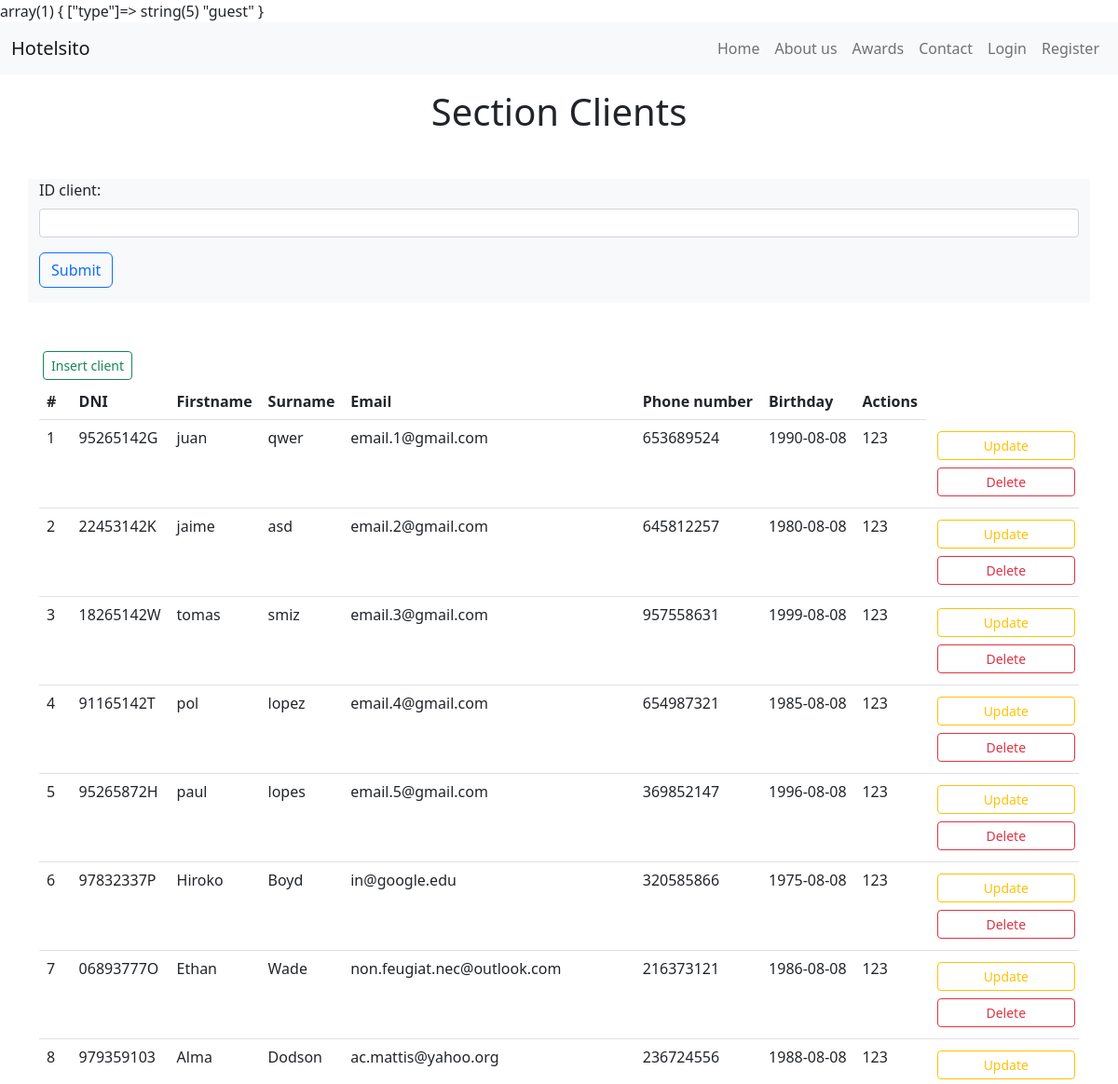
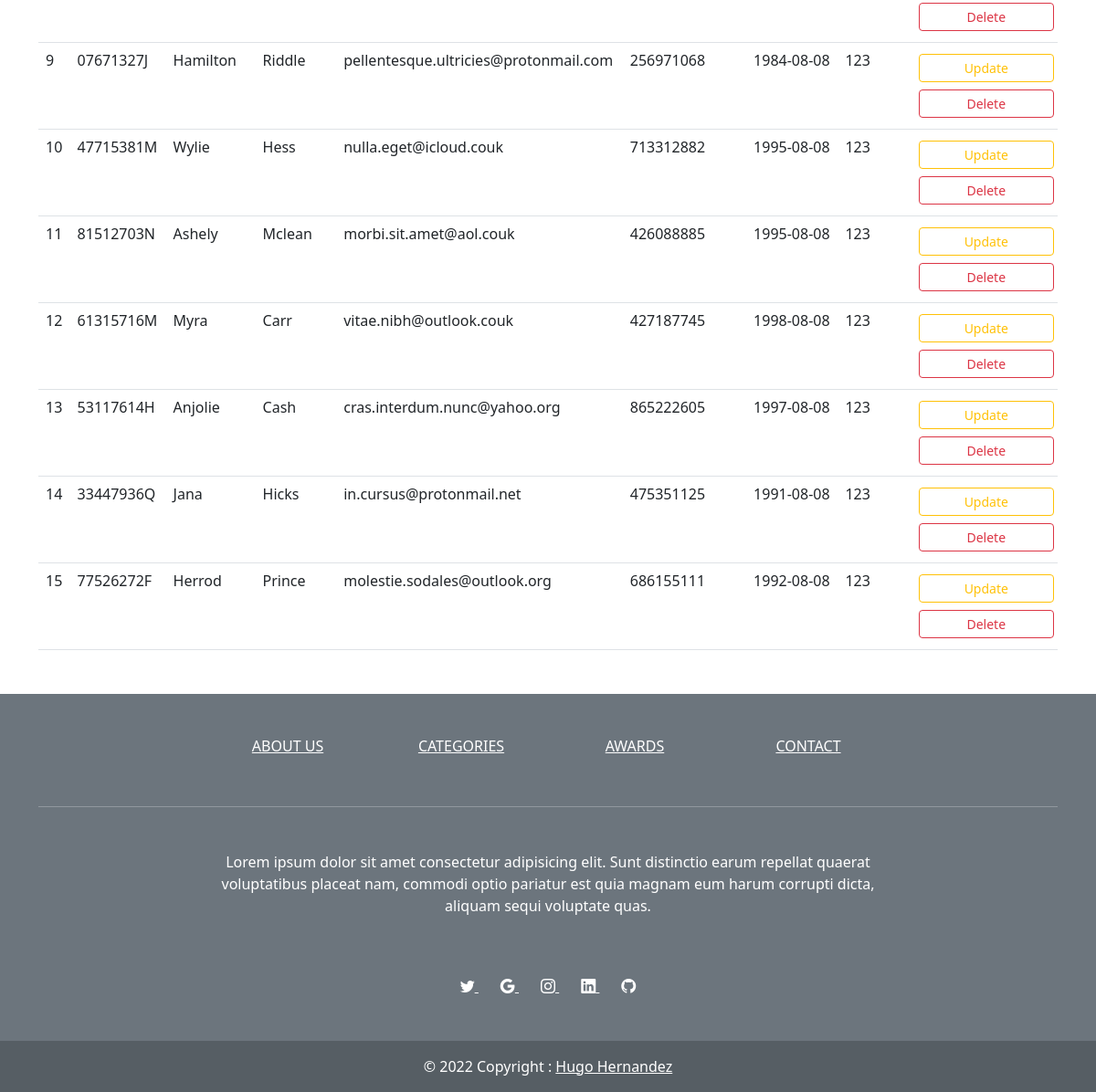
/clients.php, run on the app's committed database (2 pictures, top to bottom).
### tables this page shows
CREATE TABLE IF NOT EXISTS `039_clients` (
  `ID_client` int(11) NOT NULL AUTO_INCREMENT,
  `dni` varchar(9) NOT NULL,
  `firstname` varchar(60) NOT NULL,
  `surname` varchar(60) NOT NULL,
  `email` varchar(60) NOT NULL,
  `phone_number` int(11) NOT NULL,
  `birthday` date NOT NULL,
  `pwd` varchar(60) NOT NULL,
  PRIMARY KEY (`ID_client`)
);

### clients.php (the view, shortened to what this page needs)
<?php
require($_SERVER['DOCUMENT_ROOT'] . '/student039/dwes/templates/header.php');
include($_SERVER['DOCUMENT_ROOT'] . '/student039/dwes/db/connect_db.php');
$sql = "SELECT * FROM 039_clients";
$result = mysqli_query($conn, $sql);
$clients = mysqli_fetch_all($result, MYSQLI_ASSOC);
?>
<h1 class="text-center mt-3">Section Clients</h1>
<?php
include($_SERVER['DOCUMENT_ROOT'] . '/student039/dwes/forms/form_clients_select.php');
?>
<div class="container my-5">
    <a class="m-1 btn btn-outline-success btn-sm" href="forms/form_clients_insert.php">Insert client</a>
    <?php if ($clients) : ?>
        <table class="table table-hover">
            <thead>
                <tr>
                    <th scope="col">#</th>
                    <th scope="col">DNI</th>
                    <th scope="col">Firstname</th>
                    <th scope="col">Surname</th>
                    <th scope="col">Email</th>
                    <th scope="col">Phone number</th>
                    <th scope="col">Birthday</th>
                    <th scope="col">Actions</th>
                </tr>
            </thead>
            <tbody>
                <?php foreach ($clients as $client) : ?>
                    <tr>
                        <?php
                        $id = $client['ID_client'];
                        foreach ($client as $client_data) : ?>
                            <td>
                                <?php echo $client_data; ?>
                            </td>
                        <?php endforeach; ?>
                        <td>
                            <a class="w-100 m-1 btn btn-outline-warning btn-sm" href="/student039/dwes/forms/form_clients_update.php?result=<?php echo $id ?>">Update</a>
                            <a class="w-100 m-1 btn btn-outline-danger btn-sm" href="/student039/dwes/forms/form_clients_delete.php?result=<?php echo $id ?>">Delete</a>
                        </td>
                    </tr>
                <?php endforeach; ?>
            </tbody>
        </table>
    <?php endif; ?>
</div>
<?php
require($_SERVER['DOCUMENT_ROOT'] . '/student039/dwes/templates/footer.php');
?>

### templates/header.php (shortened to what this page needs)
<?php
$type_default = 'guest';
var_dump($_SESSION);
?>
<!DOCTYPE html>
<html lang="en">
<head>
  <link rel="stylesheet" href="https://cdn.jsdelivr.net/npm/bootstrap@5.2.2/dist/css/bootstrap.min.css" />
  <link rel="stylesheet" href="https://cdn.jsdelivr.net/npm/bootstrap-icons@1.10.2/font/bootstrap-icons.css">
</head>
<body>
  <header>
    <nav class="navbar navbar-expand-lg bg-light">
      <div class="container-fluid">
        <a class="navbar-brand" href="/student039/dwes/index.php">Hotelsito</a>
        <?php
        switch ($_SESSION['type']) {
          case $type_default:
            include($_SERVER['DOCUMENT_ROOT'] . '/student039/dwes/templates/nav_guest.php');
            break;
        }
        ?>
      </div>
    </nav>
  </header>

### templates/nav_guest.php
<div class="collapse navbar-collapse" id="navbarSupportedContent">
    <ul class="navbar-nav ms-auto mb-2 mb-lg-0">
        <li class="nav-item">
            <a class="nav-link" href="/student039/dwes/index.php">Home</a>
        </li>
        <li class="nav-item">
            <a class="nav-link" href="/student039/dwes/#">About us</a>
        </li>
        <li class="nav-item">
            <a class="nav-link" href="/student039/dwes/#">Awards</a>
        </li>
        <li class="nav-item">
            <a class="nav-link" href="/student039/dwes/#">Contact</a>
        </li>
        <li class="nav-item">
            <a class="nav-link" href="/student039/dwes/forms/form_login.php">Login</a>
        </li>
        <li class="nav-item">
            <a class="nav-link" href="/student039/dwes/forms/form_register.php">Register</a>
        </li>
</div>

### forms/form_clients_select.php (shortened to what this page needs)
<div class="container bg-light my-5">
    <form action="" method="POST">
        <div class="mb-3">
            <label class="form-label" for="ID_client">ID client:</label>
            <input class="form-control form-control-sm" type="number" name="ID_client">
            <input class="btn btn-outline-primary my-3" type="submit" name="submit" value="Submit">
        </div>
    </form>
</div>

### templates/footer.php (shortened to what this page needs)
<footer class="text-center text-white bg-secondary">
    <div class="container">
        <section class="mt-5">
            <div class="row text-center d-flex justify-content-center pt-5">
                <div class="col-md-2">
                    <h6 class="text-uppercase font-weight-bold">
                        <a href="#!" class="text-white">About us</a>
                    </h6>
                </div>
                <div class="col-md-2">
                    <h6 class="text-uppercase font-weight-bold">
                        <a href="#!" class="text-white">Categories</a>
                    </h6>
                </div>
                <div class="col-md-2">
                    <h6 class="text-uppercase font-weight-bold">
                        <a href="#!" class="text-white">Awards</a>
                    </h6>
                </div>
                <div class="col-md-2">
                    <h6 class="text-uppercase font-weight-bold">
                        <a href="#!" class="text-white">Contact</a>
                    </h6>
                </div>
            </div>
        </section>
        <hr class="my-5" />
        <section class="mb-5">
            <div class="row d-flex justify-content-center">
                <div class="col-lg-8">
                    <p>
                        Lorem ipsum dolor sit amet consectetur adipisicing elit. Sunt
                        distinctio earum repellat quaerat voluptatibus placeat nam,
                        commodi optio pariatur est quia magnam eum harum corrupti
                        dicta, aliquam sequi voluptate quas.
                    </p>
                </div>
            </div>
        </section>
        <section class="text-center mb-5">
            <a href="" class="text-white me-4">
                <i class="bi bi-twitter"></i>
            </a>
            <a href="" class="text-white me-4">
                <i class="bi bi-google"></i>
            </a>
            <a href="" class="text-white me-4">
                <i class="bi bi-instagram"></i>
            </a>
            <a href="" class="text-white me-4">
                <i class="bi bi-linkedin"></i>
            </a>
            <a href="https://github.com/HernandezHugo/GS-DAW/tree/master/student039/DWES" class="text-white me-4">
                <i class="bi bi-github"></i>
            </a>
        </section>
    </div>
    <div class="text-center p-3" style="background-color: rgba(0, 0, 0, 0.2)">
        © 2022 Copyright :
        <a class="text-white" href="https://github.com/HernandezHugo/GS-DAW/tree/master/student039/DWES">Hugo Hernandez</a>
    </div>
</footer>
</body>
</html>

### data on the page
039_clients: ID_client "1", dni "95265142G", firstname "juan", surname "qwer", email "email.1@gmail.com", phone_number "653689524", birthday "1990-08-08", pwd "123"
039_clients: ID_client "2", dni "22453142K", firstname "jaime", surname "asd", email "email.2@gmail.com", phone_number "645812257", birthday "1980-08-08", pwd "123"
039_clients: ID_client "3", dni "18265142W", firstname "tomas", surname "smiz", email "email.3@gmail.com", phone_number "957558631", birthday "1999-08-08", pwd "123"
039_clients: ID_client "4", dni "91165142T", firstname "pol", surname "lopez", email "email.4@gmail.com", phone_number "654987321", birthday "1985-08-08", pwd "123"
039_clients: ID_client "5", dni "95265872H", firstname "paul", surname "lopes", email "email.5@gmail.com", phone_number "369852147", birthday "1996-08-08", pwd "123"
039_clients: ID_client "6", dni "97832337P", firstname "Hiroko", surname "Boyd", email "in@google.edu", phone_number "320585866", birthday "1975-08-08", pwd "123"
039_clients: ID_client "7", dni "06893777O", firstname "Ethan", surname "Wade", email "non.feugiat.nec@outlook.com", phone_number "216373121", birthday "1986-08-08", pwd "123"
039_clients: ID_client "8", dni "979359103", firstname "Alma", surname "Dodson", email "ac.mattis@yahoo.org", phone_number "236724556", birthday "1988-08-08", pwd "123"
039_clients: ID_client "9", dni "07671327J", firstname "Hamilton", surname "Riddle", email "pellentesque.ultricies@protonmail.com", phone_number "256971068", birthday "1984-08-08", pwd "123"
039_clients: ID_client "10", dni "47715381M", firstname "Wylie", surname "Hess", email "nulla.eget@icloud.couk", phone_number "713312882", birthday "1995-08-08", pwd "123"
039_clients: ID_client "11", dni "81512703N", firstname "Ashely", surname "Mclean", email "morbi.sit.amet@aol.couk", phone_number "426088885", birthday "1995-08-08", pwd "123"
039_clients: ID_client "12", dni "61315716M", firstname "Myra", surname "Carr", email "vitae.nibh@outlook.couk", phone_number "427187745", birthday "1998-08-08", pwd "123"
039_clients: ID_client "13", dni "53117614H", firstname "Anjolie", surname "Cash", email "cras.interdum.nunc@yahoo.org", phone_number "865222605", birthday "1997-08-08", pwd "123"
039_clients: ID_client "14", dni "33447936Q", firstname "Jana", surname "Hicks", email "in.cursus@protonmail.net", phone_number "475351125", birthday "1991-08-08", pwd "123"
039_clients: ID_client "15", dni "77526272F", firstname "Herrod", surname "Prince", email "molestie.sodales@outlook.org", phone_number "686155111", birthday "1992-08-08", pwd "123"
